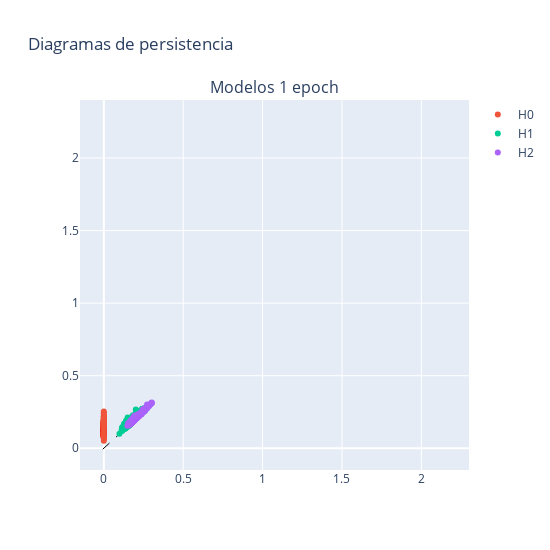

Write notebook code for a chart like this one.
### Code cell
# Crear una figura con dos subplots, asegurando que el aspecto de la cuadrícula sea cuadrado
fig = make_subplots(rows=1, cols=1, subplot_titles=[f"Modelos {num_epochs} epoch"], 
                    shared_yaxes=True, shared_xaxes=True)

# Definir un mapeo de colores para cada dimensión (cambia los colores como desees)
dimension_colors = {
    'H0': '#EF553B',
    'H1': '#00CC96',
    'H2': '#AB63FA'
}

# Generar el primer gráfico
fig1 = plot_diagram(diagrams_data[0])
for trace in fig1['data']:
    # Asignar un color basado en la etiqueta del 'trace'
    trace_name = trace.name
    if trace_name in dimension_colors:
        trace.marker.color = dimension_colors[trace_name]
    fig.add_trace(trace, row=1, col=1)

# Ajustar el tamaño de la figura para mantener el aspecto 1:1
fig.update_layout(
    width=550, 
    height=550,
    title_text="Diagramas de persistencia",
    showlegend=True
)

fig.update_xaxes(
    range=[-0.15,2.3],
)

fig.update_yaxes(
    range=[-0.15,2.4],
)

# Mostrar el gráfico
fig.show()

### Figure 1 — Plotly figure (JSON) as saved in the notebook; plotly's stock layout.template omitted (floating-point values rounded to 4 significant figures; data arrays with more than 128 entries replaced by an {"elided": "..."} marker saying what was removed)
{"data": [{"hoverinfo": "none", "line": {"color": "black", "dash": "dash", "width": 1}, "mode": "lines", "showlegend": false, "type": "scatter", "x": [-0.006311, 0.3219], "xaxis": "x", "y": [-0.006311, 0.3219], "yaxis": "y"}, {"hoverinfo": "text", "hovertext": {"elided": "639 str values"}, "marker": {"color": "#EF553B"}, "mode": "markers", "name": "H0", "type": "scatter", "x": {"elided": "639 int values"}, "xaxis": "x", "y": {"elided": "639 float values"}, "yaxis": "y"}, {"hoverinfo": "text", "hovertext": {"elided": "676 str values"}, "marker": {"color": "#00CC96"}, "mode": "markers", "name": "H1", "type": "scatter", "x": {"elided": "676 float values"}, "xaxis": "x", "y": {"elided": "676 float values"}, "yaxis": "y"}, {"hoverinfo": "text", "hovertext": {"elided": "506 str values"}, "marker": {"color": "#AB63FA"}, "mode": "markers", "name": "H2", "type": "scatter", "x": {"elided": "506 float values"}, "xaxis": "x", "y": {"elided": "506 float values"}, "yaxis": "y"}], "layout": {"annotations": [{"font": {"size": 16}, "showarrow": false, "text": "Modelos 1 epoch", "x": 0.5, "xanchor": "center", "xref": "paper", "y": 1, "yanchor": "bottom", "yref": "paper"}], "height": 550, "showlegend": true, "title": {"text": "Diagramas de persistencia"}, "width": 550, "xaxis": {"anchor": "y", "domain": [0, 1], "range": [-0.15, 2.3]}, "yaxis": {"anchor": "x", "domain": [0, 1], "range": [-0.15, 2.4]}}}
